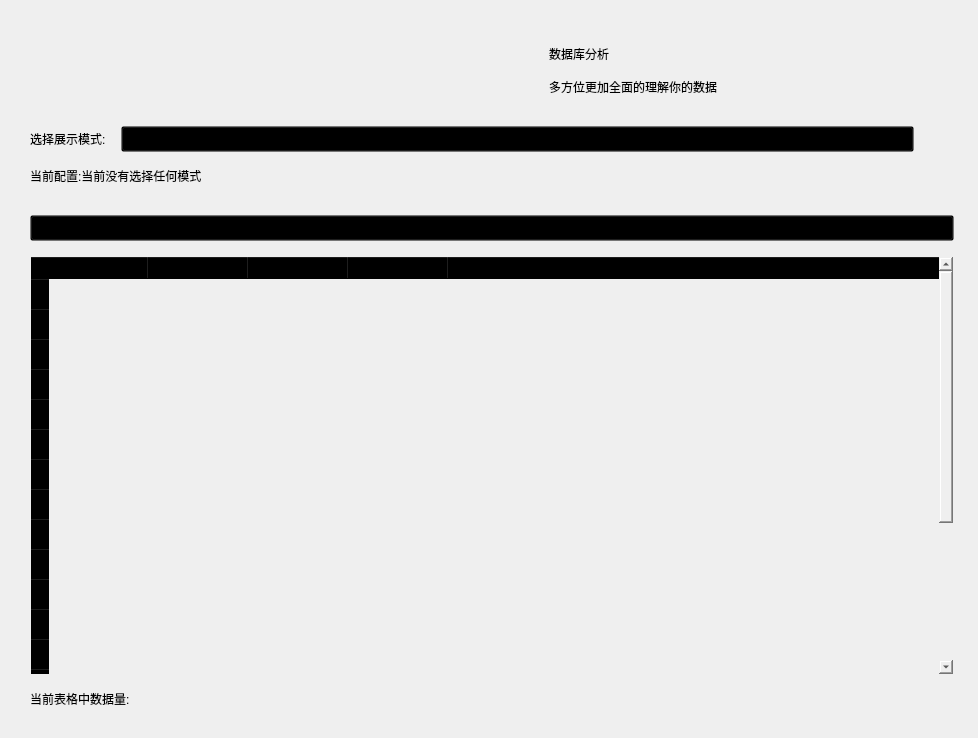
<?xml version="1.0" encoding="UTF-8"?>
<ui version="4.0">
 <class>Form</class>
 <widget class="QWidget" name="Form">
  <property name="geometry">
   <rect>
    <x>0</x>
    <y>0</y>
    <width>978</width>
    <height>738</height>
   </rect>
  </property>
  <property name="windowTitle">
   <string>Form</string>
  </property>
  <property name="styleSheet">
   <string notr="true"/>
  </property>
  <layout class="QVBoxLayout" name="verticalLayout">
   <property name="spacing">
    <number>15</number>
   </property>
   <property name="leftMargin">
    <number>15</number>
   </property>
   <property name="topMargin">
    <number>15</number>
   </property>
   <property name="rightMargin">
    <number>15</number>
   </property>
   <property name="bottomMargin">
    <number>15</number>
   </property>
   <item>
    <widget class="SmoothScrollArea" name="SmoothScrollArea">
     <property name="styleSheet">
      <string notr="true">background-color: rgba(0, 0, 0, 0);</string>
     </property>
     <property name="frameShape">
      <enum>QFrame::NoFrame</enum>
     </property>
     <property name="widgetResizable">
      <bool>true</bool>
     </property>
     <widget class="QWidget" name="scrollAreaWidgetContents">
      <property name="geometry">
       <rect>
        <x>0</x>
        <y>0</y>
        <width>948</width>
        <height>741</height>
       </rect>
      </property>
      <property name="styleSheet">
       <string notr="true">background-color: rgba(0, 0, 0, 0);</string>
      </property>
      <layout class="QVBoxLayout" name="verticalLayout_2">
       <property name="spacing">
        <number>15</number>
       </property>
       <property name="leftMargin">
        <number>15</number>
       </property>
       <property name="topMargin">
        <number>15</number>
       </property>
       <property name="bottomMargin">
        <number>15</number>
       </property>
       <item>
        <widget class="SimpleCardWidget" name="SimpleCardWidget">
         <layout class="QHBoxLayout" name="horizontalLayout_3">
          <property name="spacing">
           <number>15</number>
          </property>
          <property name="leftMargin">
           <number>15</number>
          </property>
          <property name="topMargin">
           <number>15</number>
          </property>
          <property name="rightMargin">
           <number>15</number>
          </property>
          <property name="bottomMargin">
           <number>15</number>
          </property>
          <item>
           <widget class="IconWidget" name="IconWidget">
            <property name="sizePolicy">
             <sizepolicy hsizetype="Maximum" vsizetype="Maximum">
              <horstretch>0</horstretch>
              <verstretch>0</verstretch>
             </sizepolicy>
            </property>
            <property name="minimumSize">
             <size>
              <width>36</width>
              <height>36</height>
             </size>
            </property>
            <property name="maximumSize">
             <size>
              <width>84</width>
              <height>84</height>
             </size>
            </property>
            <property name="icon">
             <iconset resource="../resource.qrc">
              <normaloff>:/icons/images/icons/database_administrator.svg</normaloff>:/icons/images/icons/database_administrator.svg</iconset>
            </property>
           </widget>
          </item>
          <item>
           <widget class="VerticalSeparator" name="VerticalSeparator"/>
          </item>
          <item>
           <layout class="QVBoxLayout" name="verticalLayout_14">
            <item>
             <widget class="LargeTitleLabel" name="LargeTitleLabel">
              <property name="sizePolicy">
               <sizepolicy hsizetype="Preferred" vsizetype="Fixed">
                <horstretch>0</horstretch>
                <verstretch>0</verstretch>
               </sizepolicy>
              </property>
              <property name="text">
               <string>数据库分析</string>
              </property>
             </widget>
            </item>
            <item>
             <widget class="BodyLabel" name="BodyLabel_7">
              <property name="sizePolicy">
               <sizepolicy hsizetype="Preferred" vsizetype="Fixed">
                <horstretch>0</horstretch>
                <verstretch>0</verstretch>
               </sizepolicy>
              </property>
              <property name="text">
               <string>多方位更加全面的理解你的数据</string>
              </property>
              <property name="lightColor" stdset="0">
               <color>
                <red>96</red>
                <green>96</green>
                <blue>96</blue>
               </color>
              </property>
             </widget>
            </item>
           </layout>
          </item>
         </layout>
        </widget>
       </item>
       <item>
        <layout class="QHBoxLayout" name="horizontalLayout_2">
         <item>
          <widget class="BodyLabel" name="BodyLabel_2">
           <property name="sizePolicy">
            <sizepolicy hsizetype="Fixed" vsizetype="Preferred">
             <horstretch>0</horstretch>
             <verstretch>0</verstretch>
            </sizepolicy>
           </property>
           <property name="text">
            <string>选择展示模式:</string>
           </property>
          </widget>
         </item>
         <item>
          <widget class="ComboBox" name="ComboBox">
           <property name="text">
            <string>请选择一个模式来获取数据</string>
           </property>
          </widget>
         </item>
         <item>
          <spacer name="horizontalSpacer_4">
           <property name="orientation">
            <enum>Qt::Horizontal</enum>
           </property>
           <property name="sizeType">
            <enum>QSizePolicy::Minimum</enum>
           </property>
           <property name="sizeHint" stdset="0">
            <size>
             <width>40</width>
             <height>20</height>
            </size>
           </property>
          </spacer>
         </item>
        </layout>
       </item>
       <item>
        <widget class="StrongBodyLabel" name="StrongBodyLabel">
         <property name="text">
          <string>当前配置:当前没有选择任何模式</string>
         </property>
        </widget>
       </item>
       <item>
        <widget class="QWidget" name="widget" native="true"/>
       </item>
       <item>
        <widget class="PrimaryPushButton" name="PrimaryPushButton">
         <property name="text">
          <string>开始查找</string>
         </property>
        </widget>
       </item>
       <item>
        <widget class="TableWidget" name="TableWidget">
         <property name="sizePolicy">
          <sizepolicy hsizetype="Expanding" vsizetype="Expanding">
           <horstretch>0</horstretch>
           <verstretch>0</verstretch>
          </sizepolicy>
         </property>
         <property name="minimumSize">
          <size>
           <width>0</width>
           <height>400</height>
          </size>
         </property>
         <property name="maximumSize">
          <size>
           <width>16777215</width>
           <height>16777209</height>
          </size>
         </property>
         <property name="sortingEnabled">
          <bool>true</bool>
         </property>
         <property name="rowCount">
          <number>20</number>
         </property>
         <attribute name="horizontalHeaderShowSortIndicator" stdset="0">
          <bool>true</bool>
         </attribute>
         <attribute name="horizontalHeaderStretchLastSection">
          <bool>true</bool>
         </attribute>
         <row>
          <property name="text">
           <string>1</string>
          </property>
         </row>
         <row>
          <property name="text">
           <string>2</string>
          </property>
         </row>
         <row>
          <property name="text">
           <string>3</string>
          </property>
         </row>
         <row/>
         <row/>
         <row/>
         <row/>
         <row/>
         <row/>
         <row/>
         <row/>
         <row/>
         <row/>
         <row/>
         <row/>
         <row/>
         <row/>
         <row/>
         <row/>
         <row/>
         <column>
          <property name="text">
           <string>名称</string>
          </property>
         </column>
         <column>
          <property name="text">
           <string>品牌</string>
          </property>
         </column>
         <column>
          <property name="text">
           <string>价格</string>
          </property>
         </column>
         <column>
          <property name="text">
           <string>批次</string>
          </property>
         </column>
         <column>
          <property name="text">
           <string>EAN13码</string>
          </property>
         </column>
        </widget>
       </item>
       <item>
        <widget class="CaptionLabel" name="CaptionLabel">
         <property name="text">
          <string>当前表格中数据量:</string>
         </property>
        </widget>
       </item>
      </layout>
     </widget>
    </widget>
   </item>
  </layout>
 </widget>
 <customwidgets>
  <customwidget>
   <class>ComboBox</class>
   <extends>QPushButton</extends>
   <header>qfluentwidgets</header>
  </customwidget>
  <customwidget>
   <class>PushButton</class>
   <extends>QPushButton</extends>
   <header>qfluentwidgets</header>
  </customwidget>
  <customwidget>
   <class>PrimaryPushButton</class>
   <extends>PushButton</extends>
   <header>qfluentwidgets</header>
  </customwidget>
  <customwidget>
   <class>IconWidget</class>
   <extends>QWidget</extends>
   <header>qfluentwidgets</header>
  </customwidget>
  <customwidget>
   <class>VerticalSeparator</class>
   <extends>QWidget</extends>
   <header>qfluentwidgets</header>
  </customwidget>
  <customwidget>
   <class>CardWidget</class>
   <extends>QFrame</extends>
   <header>qfluentwidgets</header>
   <container>1</container>
  </customwidget>
  <customwidget>
   <class>SimpleCardWidget</class>
   <extends>CardWidget</extends>
   <header>qfluentwidgets</header>
   <container>1</container>
  </customwidget>
  <customwidget>
   <class>SmoothScrollArea</class>
   <extends>QScrollArea</extends>
   <header>qfluentwidgets</header>
   <container>1</container>
  </customwidget>
  <customwidget>
   <class>CaptionLabel</class>
   <extends>QLabel</extends>
   <header>qfluentwidgets</header>
  </customwidget>
  <customwidget>
   <class>BodyLabel</class>
   <extends>QLabel</extends>
   <header>qfluentwidgets</header>
  </customwidget>
  <customwidget>
   <class>StrongBodyLabel</class>
   <extends>QLabel</extends>
   <header>qfluentwidgets</header>
  </customwidget>
  <customwidget>
   <class>LargeTitleLabel</class>
   <extends>QLabel</extends>
   <header>qfluentwidgets</header>
  </customwidget>
  <customwidget>
   <class>TableWidget</class>
   <extends>QTableWidget</extends>
   <header>qfluentwidgets</header>
  </customwidget>
 </customwidgets>
 <resources>
  <include location="../resource.qrc"/>
 </resources>
 <connections/>
</ui>
